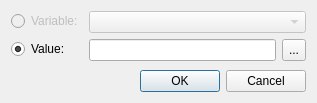
<?xml version="1.0" encoding="UTF-8"?>
<ui version="4.0">
 <class>DataDialog</class>
 <widget class="QDialog" name="DataDialog">
  <property name="geometry">
   <rect>
    <x>0</x>
    <y>0</y>
    <width>317</width>
    <height>103</height>
   </rect>
  </property>
  <property name="windowTitle">
   <string>Change Data</string>
  </property>
  <property name="windowIcon">
   <iconset resource="../qrc/editor.qrc">
    <normaloff>:/ico101.ico</normaloff>:/ico101.ico</iconset>
  </property>
  <layout class="QVBoxLayout" name="verticalLayout">
   <item>
    <layout class="QFormLayout" name="formLayout">
     <item row="1" column="0">
      <widget class="QRadioButton" name="radioButton">
       <property name="text">
        <string>Value:</string>
       </property>
       <property name="checked">
        <bool>true</bool>
       </property>
      </widget>
     </item>
     <item row="0" column="0">
      <widget class="QRadioButton" name="radioButton_2">
       <property name="enabled">
        <bool>false</bool>
       </property>
       <property name="text">
        <string>Variable:</string>
       </property>
      </widget>
     </item>
     <item row="0" column="1">
      <widget class="QComboBox" name="comboBox">
       <property name="enabled">
        <bool>false</bool>
       </property>
      </widget>
     </item>
     <item row="1" column="1">
      <layout class="QHBoxLayout" name="horizontalLayout">
       <item>
        <widget class="QLineEdit" name="dataField"/>
       </item>
       <item>
        <widget class="QToolButton" name="dataButton">
         <property name="sizePolicy">
          <sizepolicy hsizetype="Fixed" vsizetype="Preferred">
           <horstretch>0</horstretch>
           <verstretch>0</verstretch>
          </sizepolicy>
         </property>
         <property name="text">
          <string>...</string>
         </property>
        </widget>
       </item>
      </layout>
     </item>
    </layout>
   </item>
   <item>
    <spacer name="verticalSpacer">
     <property name="orientation">
      <enum>Qt::Vertical</enum>
     </property>
     <property name="sizeHint" stdset="0">
      <size>
       <width>20</width>
       <height>0</height>
      </size>
     </property>
    </spacer>
   </item>
   <item>
    <widget class="QDialogButtonBox" name="buttonBox">
     <property name="orientation">
      <enum>Qt::Horizontal</enum>
     </property>
     <property name="standardButtons">
      <set>QDialogButtonBox::Cancel|QDialogButtonBox::Ok</set>
     </property>
    </widget>
   </item>
  </layout>
 </widget>
 <resources>
  <include location="../qrc/editor.qrc"/>
 </resources>
 <connections>
  <connection>
   <sender>buttonBox</sender>
   <signal>accepted()</signal>
   <receiver>DataDialog</receiver>
   <slot>accept()</slot>
   <hints>
    <hint type="sourcelabel">
     <x>248</x>
     <y>254</y>
    </hint>
    <hint type="destinationlabel">
     <x>157</x>
     <y>274</y>
    </hint>
   </hints>
  </connection>
  <connection>
   <sender>buttonBox</sender>
   <signal>rejected()</signal>
   <receiver>DataDialog</receiver>
   <slot>reject()</slot>
   <hints>
    <hint type="sourcelabel">
     <x>316</x>
     <y>260</y>
    </hint>
    <hint type="destinationlabel">
     <x>286</x>
     <y>274</y>
    </hint>
   </hints>
  </connection>
 </connections>
</ui>
